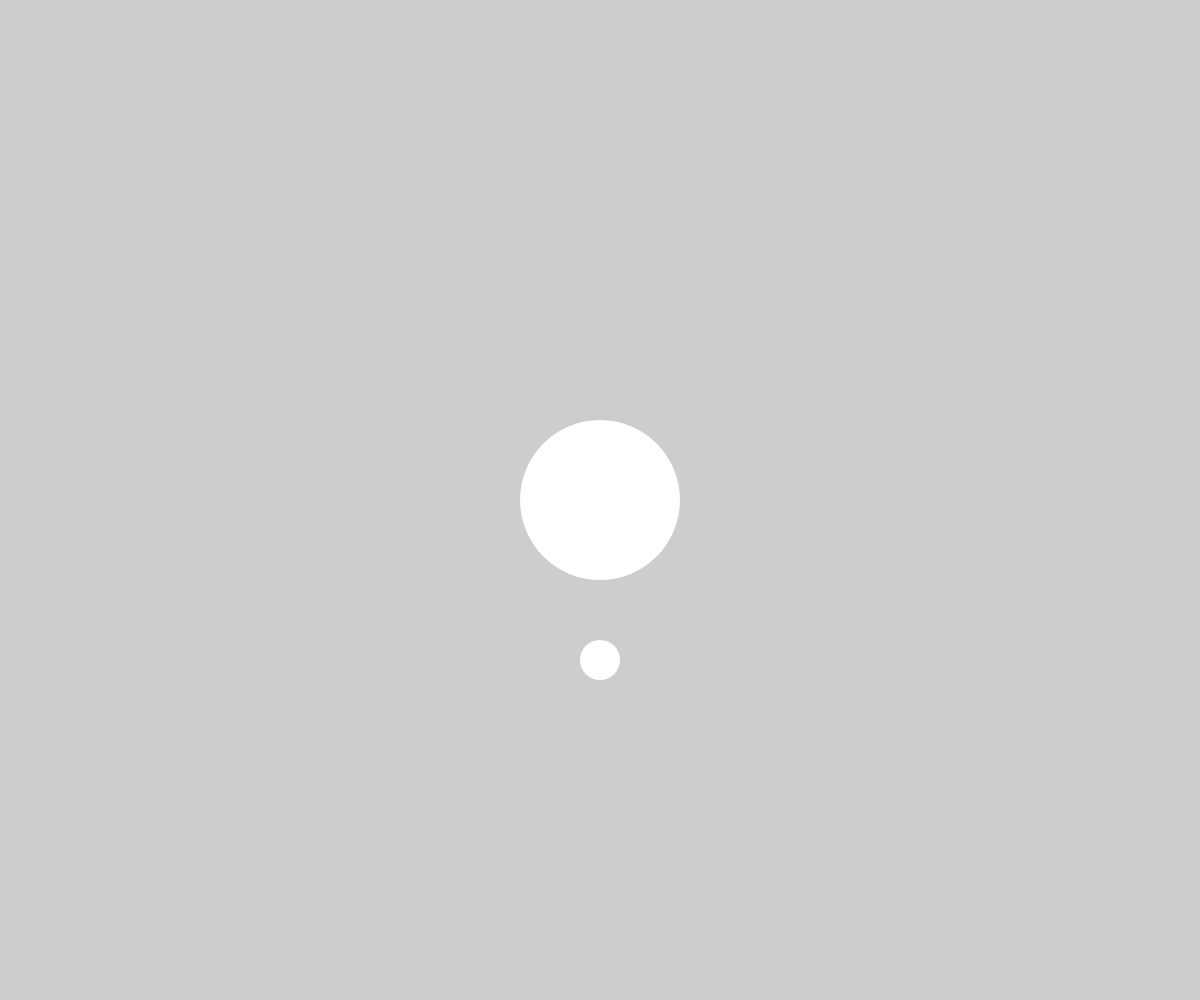
Frame 1 (no input)
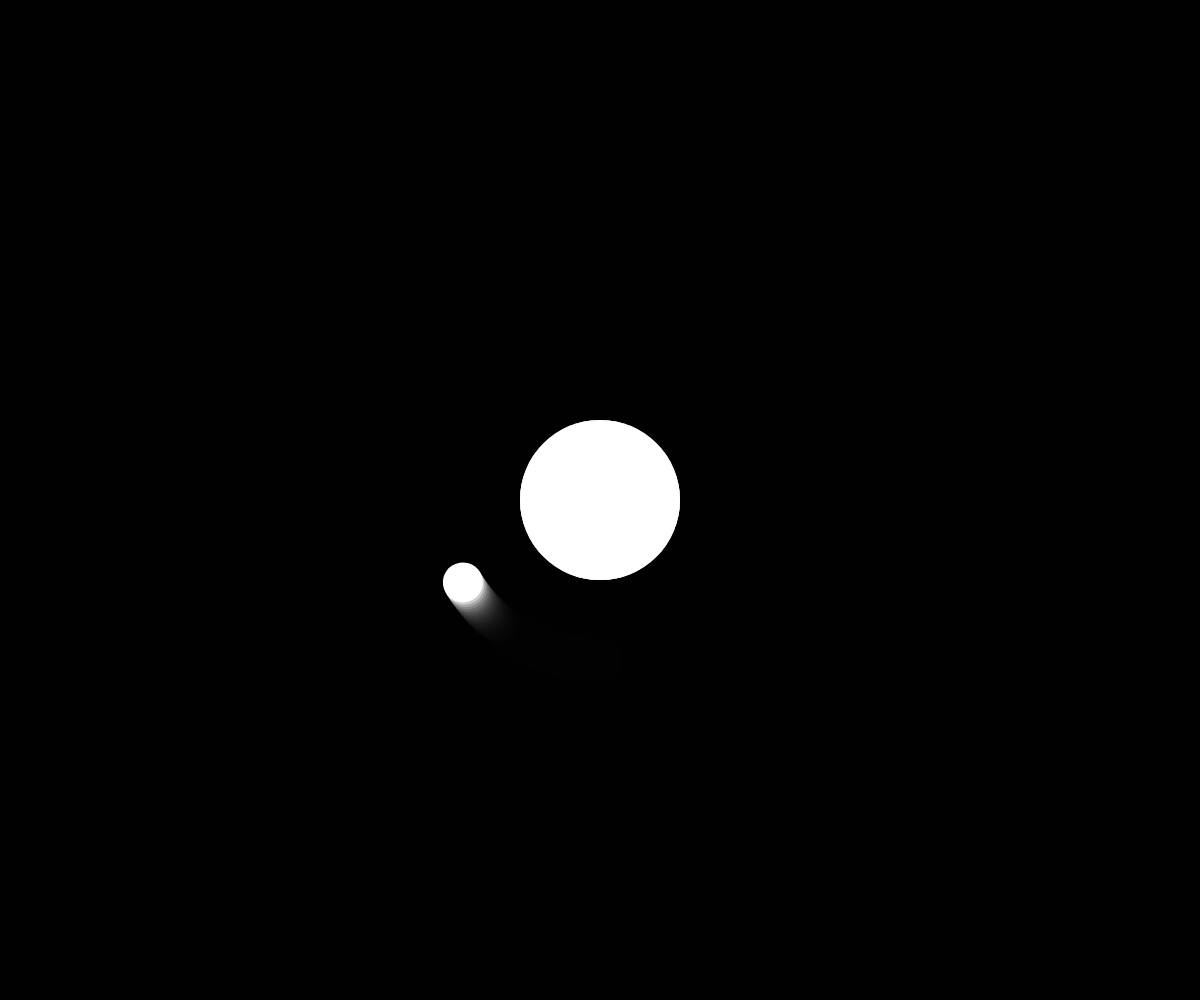
Frame 60 (no input)
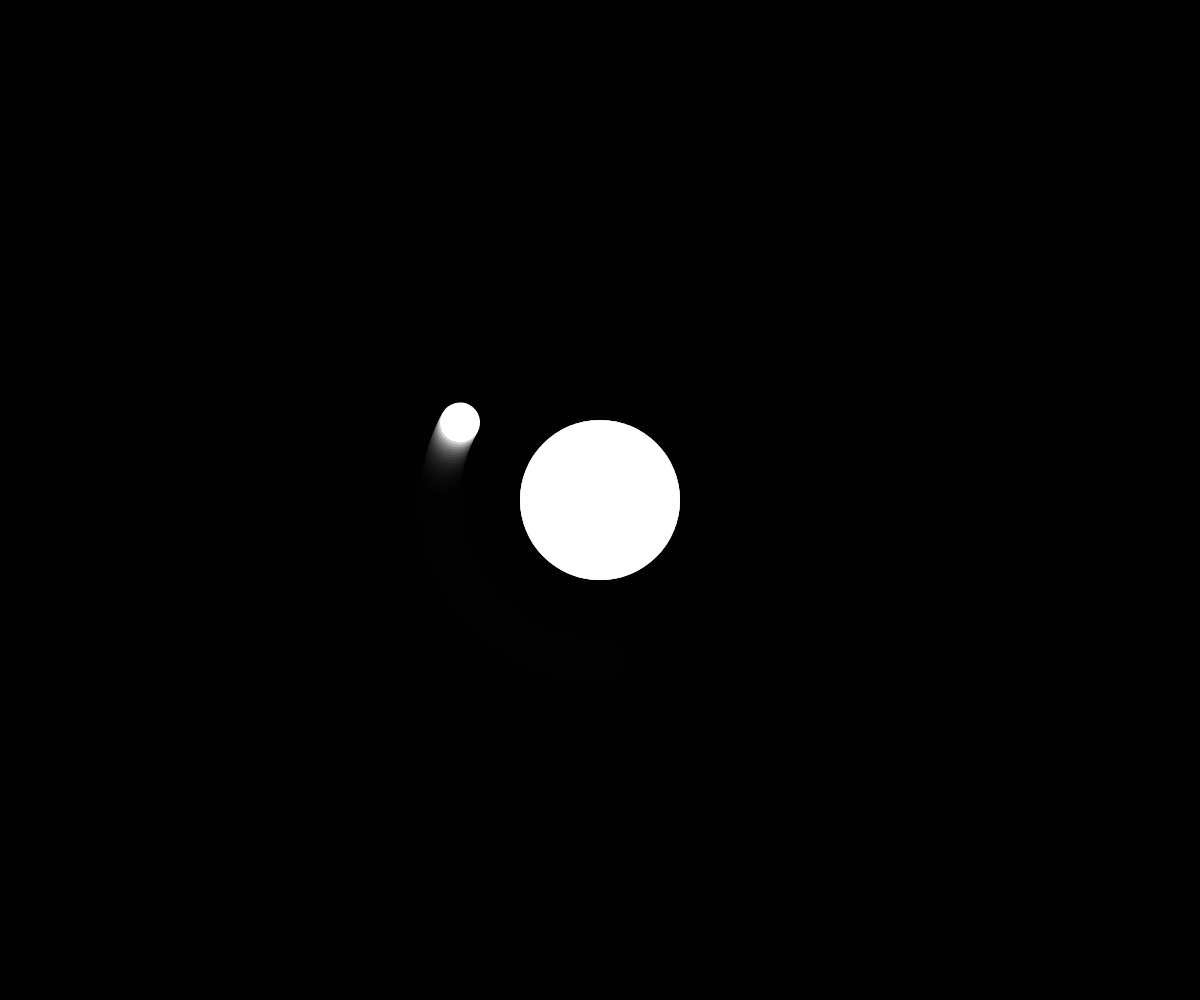
Frame 120 (the mouse pressed at the canvas centre since frame 60)

The p5.js sketch that drew these frames (run headless with seeded random() and noise() and a simulated clock; from frame 60 on, the mouse is pressed at the canvas centre):

// p5.js sketch
// ── sketch.js
let angle = 0;

function setup() {
  createCanvas(windowWidth, windowHeight);
  angleMode(DEGREES);
  fill(255);
}

function draw() {
  blendMode(BLEND); // this allows the background to remain static, so subsequent blendMode function affects only the shapes being drawn over the background.
  noStroke()
  background(0, 50);
  // blendMode(DIFFERENCE);

  // setting up variables for responsiveness and relative positions and sizes for the s
  let x = width / 2;
  let y = height / 2;

  let minDimension = min(width, height);
  let spacing = minDimension / 25;

  circle(x, y, spacing * 4);

  // triangle(
  //   x - spacing,
  //   y - spacing * 3,
  //   x + spacing,
  //   y + spacing,
  //   x - spacing * 3,
  //   y + spacing
  // );
  
  // the push & pop functions are used in conjunction with the translate function to make sure the change in rotation only affects the square
  push();
  translate(x, y);
  rotate(angle);
  rectMode(CENTER);
  square(0, 0+spacing*4, spacing, spacing*10);
  angle += 1;
  pop();
}
